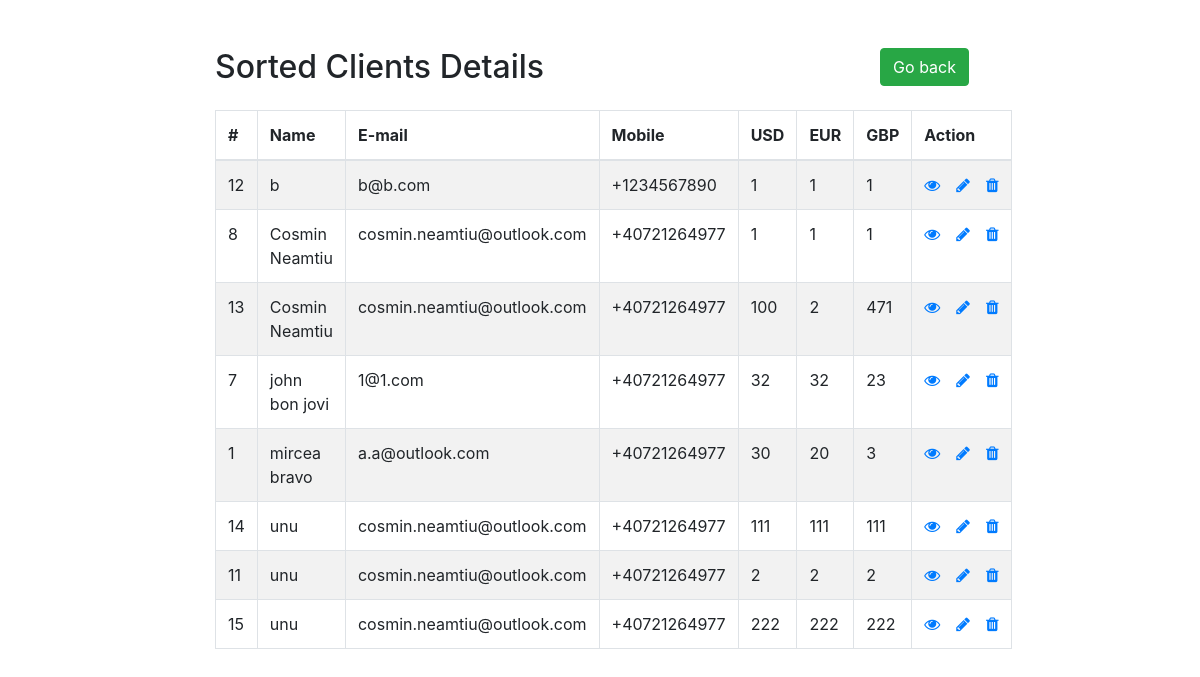
The app's page /clients_sorted.php with its own data.
### tables this page shows
CREATE TABLE `users` (
  `uid` bigint(20) NOT NULL,
  `name` varchar(255) NOT NULL,
  `email` varchar(255) NOT NULL,
  `mobile` varchar(255) NOT NULL,
  `password` varchar(255) NOT NULL,
  `USD` int(11) DEFAULT 0,
  `EUR` int(11) DEFAULT 0,
  `GBP` int(11) DEFAULT NULL,
  `admin` varchar(30) DEFAULT NULL
);

### clients_sorted.php (the view, shortened to what this page needs)
<!DOCTYPE html>
<html lang="en">
<head>
    <link rel="stylesheet" href="https://stackpath.bootstrapcdn.com/bootstrap/4.5.2/css/bootstrap.min.css">
    <link rel="stylesheet" href="https://maxcdn.bootstrapcdn.com/font-awesome/4.7.0/css/font-awesome.min.css">
</head>
<body>
<div class="wrapper">
    <div class="container-fluid">
        <div class="row">
            <div class="col-md-12">
                <div class="mt-5 mb-3 clearfix">
                    <h2 class="pull-left">Sorted Clients Details</h2>
                    <a href="admin_panel.php" class="btn mr-3 btn-success pull-right"> Go back</a>
                </div>
                <?php
                require_once "config.php";
                $sql = "SELECT * FROM users ORDER BY name ASC";
                if($result = $mysqli->query($sql)){
                    if($result->num_rows > 0){
                        echo '<table class="table table-bordered table-striped">';
                        echo "<thead>";
                        echo "<tr>";
                        echo "<th>#</th>";
                        echo "<th>Name</th>";
                        echo "<th>E-mail</th>";
                        echo "<th>Mobile</th>";
                        echo "<th>USD</th>";
                        echo "<th>EUR</th>";
                        echo "<th>GBP</th>";
                        echo "<th>Action</th>";
                        echo "</tr>";
                        echo "</thead>";
                        echo "<tbody>";
                        while($row = $result->fetch_array()){
                            echo "<tr>";
                            echo "<td>" . $row['uid'] . "</td>";
                            echo "<td>" . $row['name'] . "</td>";
                            echo "<td>" . $row['email'] . "</td>";
                            echo "<td>" . $row['mobile'] . "</td>";
                            echo "<td>" . $row['USD'] . "</td>";
                            echo "<td>" . $row['EUR'] . "</td>";
                            echo "<td>" . $row['GBP'] . "</td>";
                            echo "<td>";
                            echo '<a href="read.php?id='. $row['uid'] .'" class="mr-3" title="View Record" data-toggle="tooltip"><span class="fa fa-eye"></span></a>';
                            echo '<a href="update.php?id='. $row['uid'] .'" class="mr-3" title="Update Record" data-toggle="tooltip"><span class="fa fa-pencil"></span></a>';
                            echo '<a href="delete.php?id='. $row['uid'] .'" title="Delete Record" data-toggle="tooltip"><span class="fa fa-trash"></span></a>';
                            echo "</td>";
                            echo "</tr>";
                        }
                        echo "</tbody>";
                        echo "</table>";
                    } else{
                        echo '<div class="alert alert-danger"><em>No records were found.</em></div>';
                    }
                } else{
                    echo "Oops! Something went wrong. Please try again later.";
                }
                ?>
            </div>
        </div>
    </div>
</div>
</body>
</html>

### clients_sorted.php (style rules this page uses)
.wrapper { width: 800px; margin: 0 auto; }
table tr td:last-child { white-space: nowrap; width: 240px; }

### records on screen
users: uid "12", name "b", email "b@b.com", mobile "+1234567890", USD "1", EUR "1", GBP "1"
users: uid "8", name "Cosmin Neamtiu", email "cosmin.neamtiu@outlook.com", mobile "+40721264977", USD "1", EUR "1", GBP "1"
users: uid "13", name "Cosmin Neamtiu", email "cosmin.neamtiu@outlook.com", mobile "+40721264977", USD "100", EUR "2", GBP "471"
users: uid "7", name "john bon jovi", email "1@1.com", mobile "+40721264977", USD "32", EUR "32", GBP "23"
users: uid "1", name "mircea bravo", email "a.a@outlook.com", mobile "+40721264977", USD "30", EUR "20", GBP "3"
users: uid "14", name "unu", email "cosmin.neamtiu@outlook.com", mobile "+40721264977", USD "111", EUR "111", GBP "111"
users: uid "11", name "unu", email "cosmin.neamtiu@outlook.com", mobile "+40721264977", USD "2", EUR "2", GBP "2"
users: uid "15", name "unu", email "cosmin.neamtiu@outlook.com", mobile "+40721264977", USD "222", EUR "222", GBP "222"
